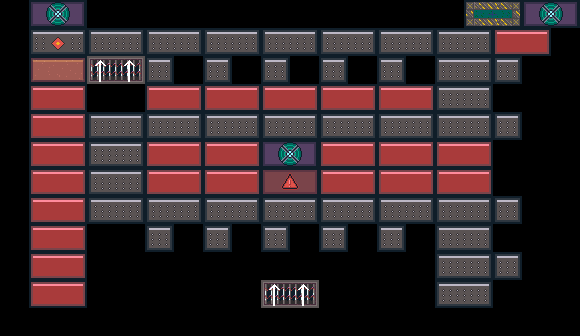

Below is a game level as drawn by its tile map, then a one-line description and the .tmx file that defines it, in full:
An orthogonal 20x12 tile map with 29x28 px tiles, 2 tile layers (Tile Layer 1, Tile Layer 2).

<map version="1.10" tiledversion="1.11.2" orientation="orthogonal" renderorder="right-down" width="20" height="12" tilewidth="29" tileheight="28" infinite="0" nextlayerid="4" nextobjectid="1">
 <editorsettings>
  <export format="tmx" />
 </editorsettings>
 <tileset firstgid="1" name="bricks_tiles" tilewidth="29" tileheight="28" tilecount="32" columns="8">
  <image source="../src/assets/bricks_tiles.png" width="232" height="112" />
 </tileset>
 <layer id="1" name="Tile Layer 1" width="20" height="12">
  <data encoding="csv">
0,15,16,0,0,0,0,0,0,0,0,0,0,0,0,0,11,12,15,16,
0,5,6,3,4,3,4,3,4,3,4,3,4,3,4,3,4,1,2,0,
0,17,18,23,24,21,0,21,0,21,0,21,0,21,0,3,4,21,0,0,
0,1,2,0,0,1,2,1,2,1,2,1,2,1,2,3,4,0,0,0,
0,1,2,3,4,3,4,3,4,3,4,3,4,3,4,3,4,21,0,0,
0,1,2,3,4,1,2,1,2,7,8,1,2,1,2,1,2,0,0,0,
0,1,2,3,4,1,2,1,2,1,2,1,2,1,2,1,2,0,0,0,
0,1,2,3,4,3,4,3,4,3,4,3,4,3,4,3,4,21,0,0,
0,1,2,0,0,21,0,21,0,21,0,21,0,21,0,3,4,0,0,0,
0,1,2,0,0,0,0,0,0,0,0,0,0,0,0,3,4,21,0,0,
0,1,2,0,0,0,0,0,0,23,24,0,0,0,0,3,4,0,0,0,
0,0,0,0,0,0,0,0,0,0,0,0,0,0,0,0,0,0,0,0
</data>
 </layer>
 <layer id="3" name="Tile Layer 2" width="20" height="12">
  <data encoding="csv">
0,0,0,0,0,0,0,0,0,0,0,0,0,0,0,0,0,0,0,0,
0,0,0,0,0,0,0,0,0,0,0,0,0,0,0,0,0,0,0,0,
0,0,0,30,30,0,0,0,0,0,0,0,0,0,0,0,0,0,0,0,
0,0,0,0,0,0,0,0,0,0,0,0,0,0,0,0,0,0,0,0,
0,0,0,0,0,0,0,0,0,0,0,0,0,0,0,0,0,0,0,0,
0,0,0,0,0,0,0,0,0,15,16,0,0,0,0,0,0,0,0,0,
0,0,0,0,0,0,0,0,0,9,10,0,0,0,0,0,0,0,0,0,
0,0,0,0,0,0,0,0,0,0,0,0,0,0,0,0,0,0,0,0,
0,0,0,0,0,0,0,0,0,0,0,0,0,0,0,0,0,0,0,0,
0,0,0,0,0,0,0,0,0,0,0,0,0,0,0,0,0,0,0,0,
0,0,0,0,0,0,0,0,0,30,30,0,0,0,0,0,0,0,0,0,
0,0,0,0,0,0,0,0,0,0,0,0,0,0,0,0,0,0,0,0
</data>
 </layer>
 <objectgroup id="2" name="Object Layer 1" />
</map>
